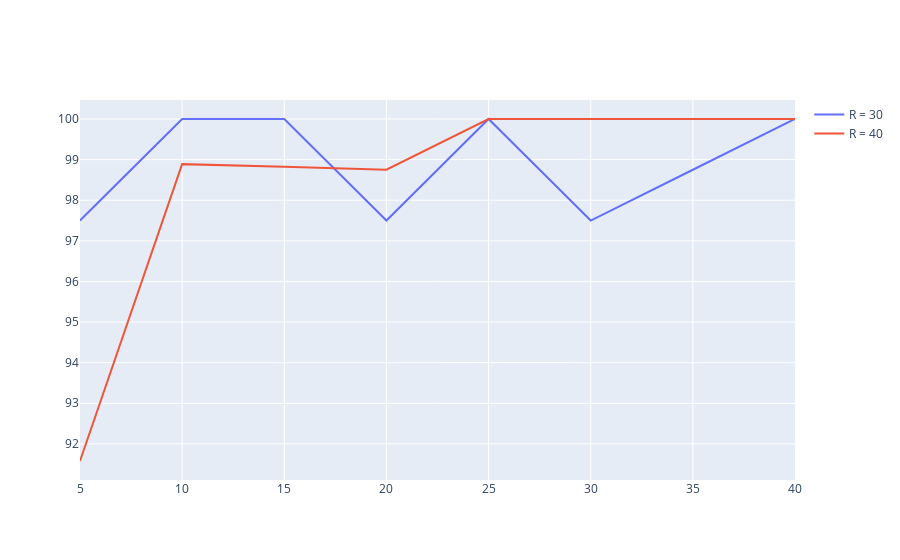

The cell this chart's notebook holds for it:
### Code cell
r = [5, 10, 15, 20, 25, 30, 35, 40]

trace0 = go.Scatter(
    x = r,
    y = localized_nodes_percentage1,
    mode = 'lines',
    name = 'R = 30'
)

trace1 = go.Scatter(
    x = r,
    y = localized_nodes_percentage2,
    mode = 'lines',
    name = 'R = 40'
)

data = [trace0, trace1]

iplot(data)

### Figure 1 — Plotly figure (JSON) as saved in the notebook; plotly's stock layout.template omitted (floating-point values rounded to 4 significant figures)
{"data": [{"mode": "lines", "name": "R = 30", "type": "scatter", "x": [5, 10, 15, 20, 25, 30, 35, 40], "y": [97.5, 100, 100, 97.5, 100, 97.5, 98.75, 100]}, {"mode": "lines", "name": "R = 40", "type": "scatter", "x": [5, 10, 15, 20, 25, 30, 35, 40], "y": [91.58, 98.89, 98.82, 98.75, 100, 100, 100, 100]}], "layout": {}}
